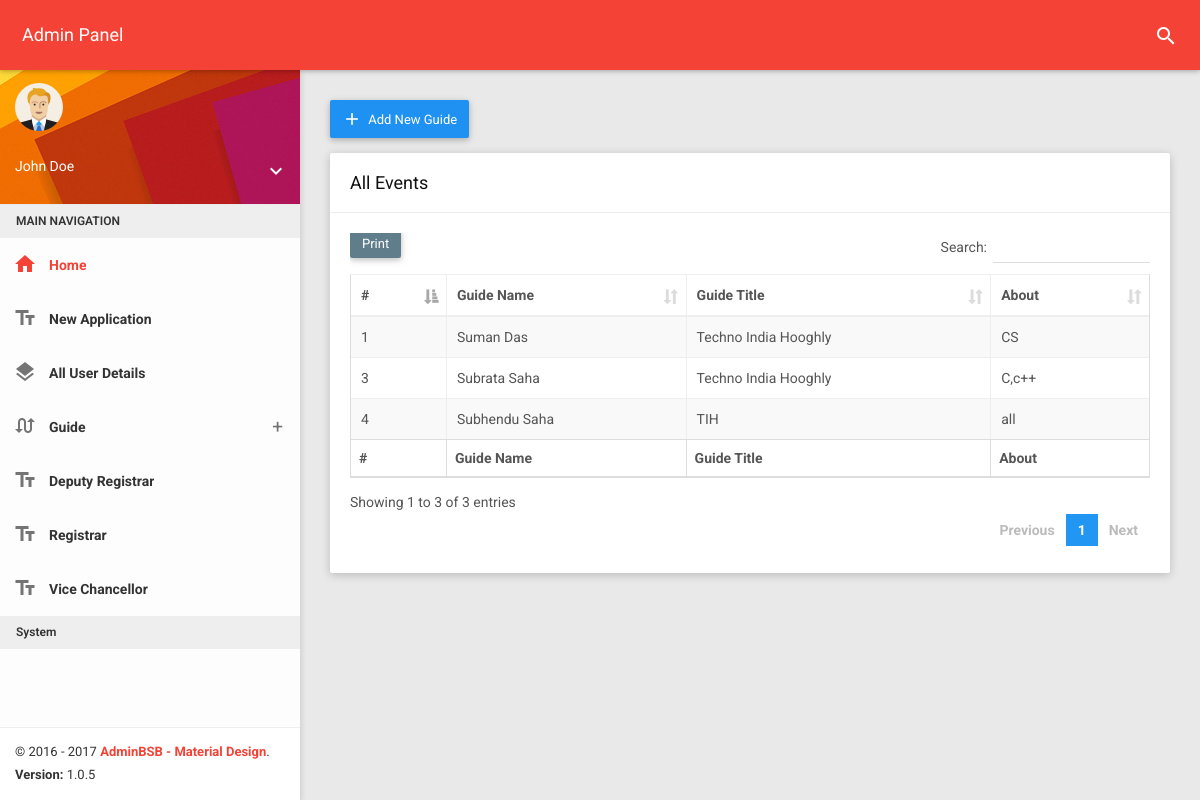
/admin/pages/newguide.php, run on the app's committed database.
### tables this page shows
CREATE TABLE `guide` (
  `id` int(11) NOT NULL,
  `name` varchar(255) NOT NULL,
  `title` varchar(255) NOT NULL,
  `about` varchar(255) NOT NULL
);

### admin/pages/config.php (called while the page is built, shortened)
<?php
	class config
	{
		protected $servername='localhost';
		protected $username='root';
		protected $pass='';
		protected $db='phdportal';
		function __construct()
		{
			$this->conn=new mysqli($this->servername,$this->username,$this->pass,$this->db);
		}
	}
	class database extends config
	{
		public function guideselect()
 		{
 			$result=mysqli_query($this->conn,"SELECT * FROM guide");
 			return $result;
 		}
	}
?>

### admin/pages/newguide.php (the view, shortened to what this page needs)
<!DOCTYPE html>
<html>
<head>
    <link href="../plugins/bootstrap/css/bootstrap.css" rel="stylesheet">
    <link href="../plugins/node-waves/waves.css" rel="stylesheet" />
    <link href="../plugins/animate-css/animate.css" rel="stylesheet" />
    <link href="../plugins/jquery-datatable/skin/bootstrap/css/dataTables.bootstrap.css" rel="stylesheet">
    <link href="../css/style.css" rel="stylesheet">
    <link href="../css/themes/all-themes.css" rel="stylesheet" />
</head>
<body class="theme-red">
    <?php include 'partials/nav.php'; ?>
    <section>
        <?php include 'partials/leftslide.php'; ?>
    </section>
    <section class="content">
        <div class="container-fluid">
            <div class="block-header">
                <a class="btn btn-primary waves-effect" href="addevent.php">
                    <i class="material-icons">add</i>
                    <span>Add New Guide</span>
                </a>
            </div>
            <div class="row clearfix">
                <div class="col-lg-12 col-md-12 col-sm-12 col-xs-12">
                    <div class="card">
                        <div class="header">
                            <h2>
                                All Events
                            </h2>
                        </div>
                        <div class="body">
                            <div class="table-responsive">
                                <table class="table table-bordered table-striped table-hover dataTable js-exportable">
                                    <thead>
                                        <tr>
                                            <th>#</th>
                                            <th>Guide Name</th>
                                            <th>Guide Title</th>
                                            <th>About</th>
                                        </tr>
                                    </thead>
                                    <tfoot>
                                        <tr>
                                            <th>#</th>
                                            <th>Guide Name</th>
                                            <th>Guide Title</th>
                                            <th>About</th>
                                        </tr>
                                    </tfoot>
                                    <tbody>
                                        <?php
                                            include("config.php");
                                            $obj=new database;
                                            $row=$obj->guideselect();
                                            while($arr=mysqli_fetch_array($row)){
                                        ?>
                                        <tr>
                                                <td><?php echo $arr['id']; ?></td>
                                                <td><?php echo $arr['name']; ?></td>
                                                <td><?php echo $arr['title']; ?></td>
                                                <td><?php echo $arr['about']; ?></td>
                                        </tr>
                                        <?php
                                        }
                                        ?>
                                    </tbody>
                                </table>
                            </div>
                        </div>
                    </div>
                </div>
            </div>
        </div>
    </section>
</body>
</html>

### data on the page
guide: id "1", name "Suman Das", title "Techno India Hooghly", about "CS"
guide: id "3", name "Subrata Saha", title "Techno India Hooghly", about "C,c++"
guide: id "4", name "Subhendu Saha", title "TIH", about "all"
